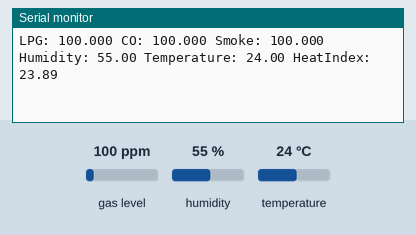
Simulated run of this sketch. Board: Arduino Mega 2560, built with avr-gcc and run on an emulated ATmega2560. On the bench: the last lines printed to the serial monitor. The test bench sets the inputs (shaded band); at power-on: gas level 100 ppm, humidity 55 %, temperature 24 °C.

Above: at 1.7 s.
1.8 s: gas level set to 20 ppm
At 4.0 s:
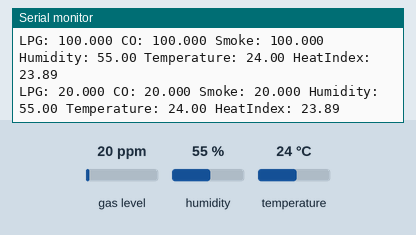
9.6 s: humidity set to 22 %
At 10.7 s:
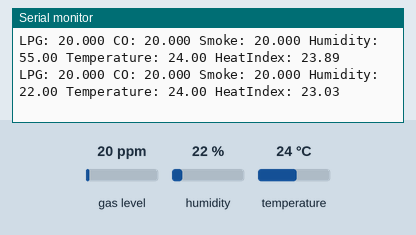
13.5 s: temperature set to 12 °C
At 16.3 s:
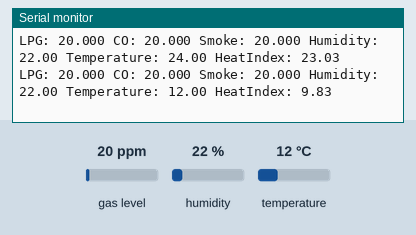
17.4 s: gas level set to 250 ppm
At 19.7 s:
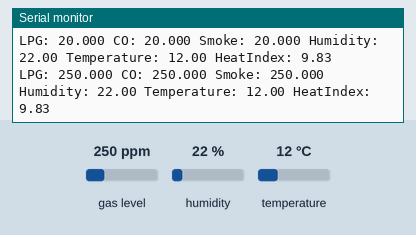
21.3 s: humidity set to 40 %
At 23.1 s:
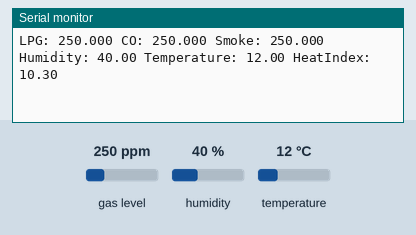
Timing chart, 0 to 24.6 s (numbered marks = the images above; inputs shaded):
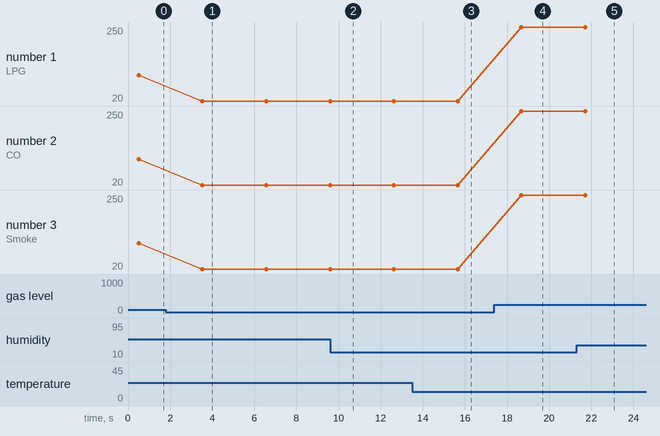

Measured:
- after the input at 1.8 s, the serial monitor: prints a new line after 1.7 s (image 1)
- after the input at 13.5 s, the serial monitor: prints a new line after 2.2 s (image 3)
- after the input at 17.4 s, the serial monitor: prints a new line after 1.3 s (image 4)
- after the input at 21.3 s, the serial monitor: prints a new line after 0.41 s (image 5)
- plotted number 1: 100 → 20 after the input at 1.8 s, 20 → 250 after the input at 17.4 s
- plotted number 2: 100 → 20 after the input at 1.8 s, 20 → 250 after the input at 17.4 s
- plotted number 3: 100 → 20 after the input at 1.8 s, 20 → 250 after the input at 17.4 s

The sketch:

DHTMQ2Sensor.ino
```cpp
#include "DHT.h"
#include <MQ2.h>

#define MQ2PIN 13
#define DHTPIN 21
#define DHTTYPE 11

DHT dht(DHTPIN,DHTTYPE);
MQ2 mq2(MQ2PIN);

#define rxPin 7 // Teensy pin 7 <--> HC-05 Tx
#define txPin 8 // Teensy pin 8 <--> HC-05 Rx

void setup() {
  // Setup serial for monitor
  Serial.begin(9600);

  pinMode(MQ2PIN, INPUT);
  pinMode(DHTPIN, INPUT);
  dht.begin();
  mq2.begin();

  // Setup Serial1 for BlueTooth
  Serial1.begin(9600);
}

void loop() {

  displayMQ2();
  displayDHT();
  delay(3000);
}

void displayMQ2()
{
   float* values= mq2.read(false); //set it false if you don't want to print the values to the Serial

   Serial1.print("LPG: ");
   Serial1.print(values[0], 3);
   Serial1.print(" CO: ");
   Serial1.print(values[1], 3);
   Serial1.print(" Smoke: ");
   Serial1.print(values[2], 3);

   Serial.print("LPG: ");
   Serial.print(values[0], 3);
   Serial.print(" CO: ");
   Serial.print(values[1], 3);
   Serial.print(" Smoke: ");
   Serial.print(values[2], 3);
}

void displayDHT()
{
  float h = dht.readHumidity();
  float t = dht.readTemperature();
  float f = dht.readTemperature(true);
  float hic = dht.computeHeatIndex(t, h, false);

  Serial1.print((" Humidity: "));
  Serial1.print(h);
  Serial1.print((" Temperature: "));
  Serial1.print(t);
  Serial1.print((" HeatIndex: "));
  Serial1.println(hic);

  Serial.print((" Humidity: "));
  Serial.print(h);
  Serial.print((" Temperature: "));
  Serial.print(t);
  Serial.print((" HeatIndex: "));
  Serial.println(hic);
}
```
